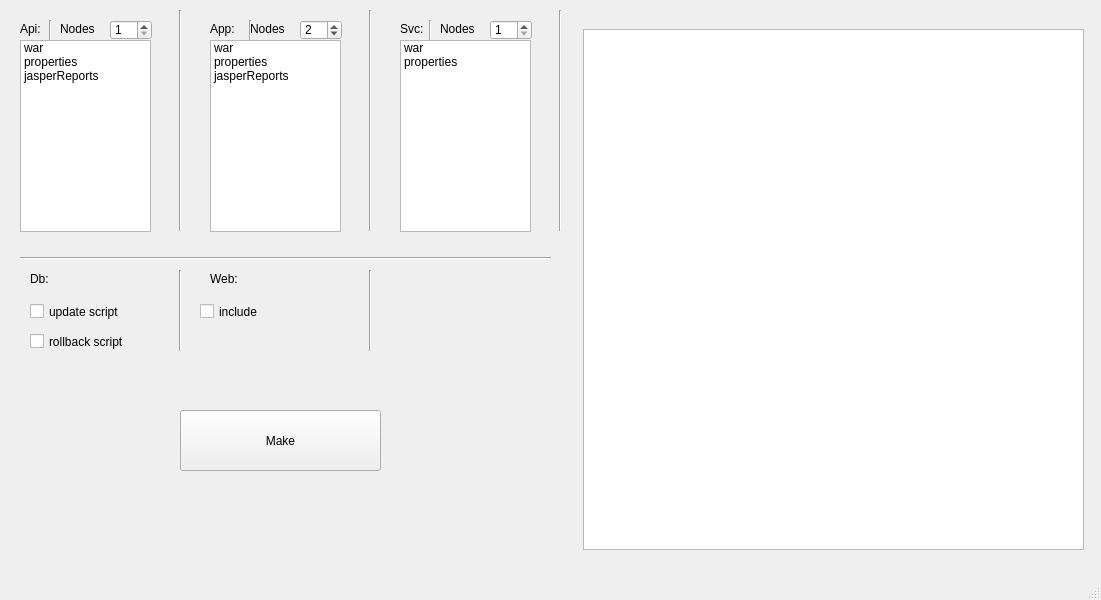
<?xml version="1.0" encoding="UTF-8"?>
<ui version="4.0">
 <class>MainWindow</class>
 <widget class="QMainWindow" name="MainWindow">
  <property name="geometry">
   <rect>
    <x>0</x>
    <y>0</y>
    <width>1101</width>
    <height>600</height>
   </rect>
  </property>
  <property name="windowTitle">
   <string>MainWindow</string>
  </property>
  <widget class="QWidget" name="centralwidget">
   <widget class="QListWidget" name="apiListWidget">
    <property name="geometry">
     <rect>
      <x>20</x>
      <y>40</y>
      <width>131</width>
      <height>192</height>
     </rect>
    </property>
    <property name="selectionMode">
     <enum>QAbstractItemView::MultiSelection</enum>
    </property>
    <item>
     <property name="text">
      <string>war</string>
     </property>
    </item>
    <item>
     <property name="text">
      <string>properties</string>
     </property>
    </item>
    <item>
     <property name="text">
      <string>jasperReports</string>
     </property>
    </item>
   </widget>
   <widget class="QLabel" name="label">
    <property name="geometry">
     <rect>
      <x>20</x>
      <y>20</y>
      <width>31</width>
      <height>17</height>
     </rect>
    </property>
    <property name="text">
     <string>Api:</string>
    </property>
   </widget>
   <widget class="Line" name="line">
    <property name="geometry">
     <rect>
      <x>170</x>
      <y>10</y>
      <width>20</width>
      <height>221</height>
     </rect>
    </property>
    <property name="orientation">
     <enum>Qt::Vertical</enum>
    </property>
   </widget>
   <widget class="QLabel" name="label_2">
    <property name="geometry">
     <rect>
      <x>210</x>
      <y>20</y>
      <width>31</width>
      <height>17</height>
     </rect>
    </property>
    <property name="text">
     <string>App:</string>
    </property>
   </widget>
   <widget class="Line" name="line_2">
    <property name="geometry">
     <rect>
      <x>360</x>
      <y>10</y>
      <width>20</width>
      <height>221</height>
     </rect>
    </property>
    <property name="orientation">
     <enum>Qt::Vertical</enum>
    </property>
   </widget>
   <widget class="QListWidget" name="appListWidget">
    <property name="geometry">
     <rect>
      <x>210</x>
      <y>40</y>
      <width>131</width>
      <height>192</height>
     </rect>
    </property>
    <property name="selectionMode">
     <enum>QAbstractItemView::MultiSelection</enum>
    </property>
    <item>
     <property name="text">
      <string>war</string>
     </property>
    </item>
    <item>
     <property name="text">
      <string>properties</string>
     </property>
    </item>
    <item>
     <property name="text">
      <string>jasperReports</string>
     </property>
    </item>
   </widget>
   <widget class="Line" name="line_3">
    <property name="geometry">
     <rect>
      <x>550</x>
      <y>10</y>
      <width>20</width>
      <height>221</height>
     </rect>
    </property>
    <property name="orientation">
     <enum>Qt::Vertical</enum>
    </property>
   </widget>
   <widget class="QLabel" name="label_3">
    <property name="geometry">
     <rect>
      <x>400</x>
      <y>20</y>
      <width>31</width>
      <height>17</height>
     </rect>
    </property>
    <property name="text">
     <string>Svc:</string>
    </property>
   </widget>
   <widget class="QListWidget" name="svcListWidget">
    <property name="geometry">
     <rect>
      <x>400</x>
      <y>40</y>
      <width>131</width>
      <height>192</height>
     </rect>
    </property>
    <property name="selectionMode">
     <enum>QAbstractItemView::MultiSelection</enum>
    </property>
    <item>
     <property name="text">
      <string>war</string>
     </property>
    </item>
    <item>
     <property name="text">
      <string>properties</string>
     </property>
    </item>
   </widget>
   <widget class="Line" name="line_4">
    <property name="geometry">
     <rect>
      <x>20</x>
      <y>250</y>
      <width>531</width>
      <height>16</height>
     </rect>
    </property>
    <property name="orientation">
     <enum>Qt::Horizontal</enum>
    </property>
   </widget>
   <widget class="QLabel" name="label_4">
    <property name="geometry">
     <rect>
      <x>30</x>
      <y>270</y>
      <width>67</width>
      <height>17</height>
     </rect>
    </property>
    <property name="text">
     <string>Db:</string>
    </property>
   </widget>
   <widget class="QCheckBox" name="dbUpdateCheckBox">
    <property name="geometry">
     <rect>
      <x>30</x>
      <y>300</y>
      <width>121</width>
      <height>23</height>
     </rect>
    </property>
    <property name="text">
     <string>update script</string>
    </property>
   </widget>
   <widget class="QCheckBox" name="dbRollbackCheckbox">
    <property name="geometry">
     <rect>
      <x>30</x>
      <y>330</y>
      <width>121</width>
      <height>23</height>
     </rect>
    </property>
    <property name="text">
     <string>rollback script</string>
    </property>
   </widget>
   <widget class="Line" name="line_5">
    <property name="geometry">
     <rect>
      <x>170</x>
      <y>270</y>
      <width>20</width>
      <height>81</height>
     </rect>
    </property>
    <property name="orientation">
     <enum>Qt::Vertical</enum>
    </property>
   </widget>
   <widget class="QLabel" name="label_5">
    <property name="geometry">
     <rect>
      <x>210</x>
      <y>270</y>
      <width>67</width>
      <height>17</height>
     </rect>
    </property>
    <property name="text">
     <string>Web:</string>
    </property>
   </widget>
   <widget class="QCheckBox" name="webCheckBox">
    <property name="geometry">
     <rect>
      <x>200</x>
      <y>300</y>
      <width>92</width>
      <height>23</height>
     </rect>
    </property>
    <property name="text">
     <string>include</string>
    </property>
   </widget>
   <widget class="QPlainTextEdit" name="generatedTextEdit">
    <property name="geometry">
     <rect>
      <x>583</x>
      <y>29</y>
      <width>501</width>
      <height>521</height>
     </rect>
    </property>
    <property name="font">
     <font>
      <pointsize>9</pointsize>
     </font>
    </property>
   </widget>
   <widget class="Line" name="line_6">
    <property name="geometry">
     <rect>
      <x>360</x>
      <y>270</y>
      <width>20</width>
      <height>81</height>
     </rect>
    </property>
    <property name="orientation">
     <enum>Qt::Vertical</enum>
    </property>
   </widget>
   <widget class="QPushButton" name="makeButton">
    <property name="geometry">
     <rect>
      <x>180</x>
      <y>410</y>
      <width>201</width>
      <height>61</height>
     </rect>
    </property>
    <property name="text">
     <string>Make</string>
    </property>
   </widget>
   <widget class="QSpinBox" name="apiSpinBox">
    <property name="geometry">
     <rect>
      <x>110</x>
      <y>20</y>
      <width>42</width>
      <height>20</height>
     </rect>
    </property>
    <property name="minimum">
     <number>1</number>
    </property>
    <property name="value">
     <number>1</number>
    </property>
   </widget>
   <widget class="QSpinBox" name="appSpinBox">
    <property name="geometry">
     <rect>
      <x>300</x>
      <y>20</y>
      <width>42</width>
      <height>20</height>
     </rect>
    </property>
    <property name="minimum">
     <number>1</number>
    </property>
    <property name="value">
     <number>2</number>
    </property>
   </widget>
   <widget class="QSpinBox" name="svcSpinBox">
    <property name="geometry">
     <rect>
      <x>490</x>
      <y>20</y>
      <width>42</width>
      <height>20</height>
     </rect>
    </property>
    <property name="minimum">
     <number>1</number>
    </property>
    <property name="value">
     <number>1</number>
    </property>
   </widget>
   <widget class="Line" name="line_8">
    <property name="geometry">
     <rect>
      <x>40</x>
      <y>20</y>
      <width>20</width>
      <height>20</height>
     </rect>
    </property>
    <property name="orientation">
     <enum>Qt::Vertical</enum>
    </property>
   </widget>
   <widget class="Line" name="line_9">
    <property name="geometry">
     <rect>
      <x>240</x>
      <y>20</y>
      <width>20</width>
      <height>20</height>
     </rect>
    </property>
    <property name="orientation">
     <enum>Qt::Vertical</enum>
    </property>
   </widget>
   <widget class="Line" name="line_10">
    <property name="geometry">
     <rect>
      <x>420</x>
      <y>20</y>
      <width>20</width>
      <height>20</height>
     </rect>
    </property>
    <property name="orientation">
     <enum>Qt::Vertical</enum>
    </property>
   </widget>
   <widget class="QLabel" name="label_6">
    <property name="geometry">
     <rect>
      <x>60</x>
      <y>20</y>
      <width>51</width>
      <height>17</height>
     </rect>
    </property>
    <property name="text">
     <string>Nodes</string>
    </property>
   </widget>
   <widget class="QLabel" name="label_7">
    <property name="geometry">
     <rect>
      <x>250</x>
      <y>20</y>
      <width>51</width>
      <height>17</height>
     </rect>
    </property>
    <property name="text">
     <string>Nodes</string>
    </property>
   </widget>
   <widget class="QLabel" name="label_8">
    <property name="geometry">
     <rect>
      <x>440</x>
      <y>20</y>
      <width>51</width>
      <height>17</height>
     </rect>
    </property>
    <property name="text">
     <string>Nodes</string>
    </property>
   </widget>
  </widget>
  <widget class="QMenuBar" name="menubar">
   <property name="geometry">
    <rect>
     <x>0</x>
     <y>0</y>
     <width>1101</width>
     <height>22</height>
    </rect>
   </property>
  </widget>
  <widget class="QStatusBar" name="statusbar"/>
 </widget>
 <resources/>
 <connections/>
 <slots>
  <slot>handleButton()</slot>
 </slots>
</ui>
